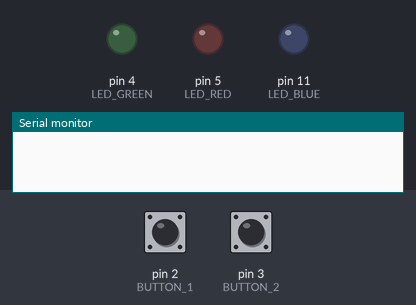
This sketch was run on a simulated Arduino Uno, built with avr-gcc and run on an emulated ATmega328P. On the bench: output pins drawn as LEDs (lit = HIGH), the last lines printed to the serial monitor. The test bench sets the inputs (shaded band); at power-on: pin 2 (BUTTON_1) HIGH, pin 3 (BUTTON_2) HIGH.

Above: at 1.2 s.
1.3 s: pin 2 (BUTTON_1) pulled LOW for 0.15 s
At 2.5 s:
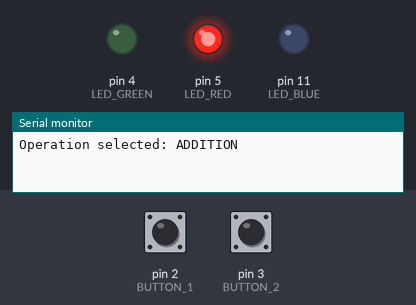
2.9 s: pin 3 (BUTTON_2) pulled LOW for 0.15 s
At 3.6 s:
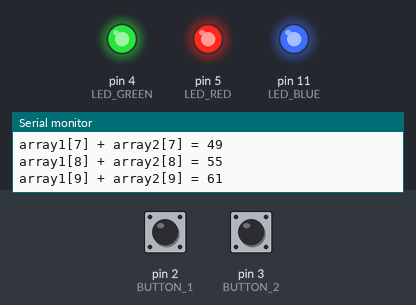
4.6 s: pin 2 (BUTTON_1) pulled LOW for 1 s
At 5.0 s:
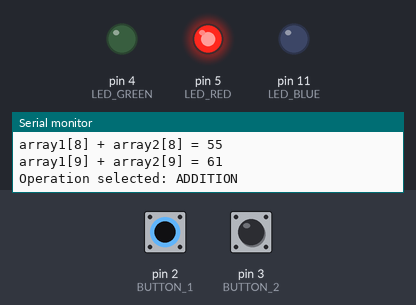
7.1 s: pin 2 (BUTTON_1) pulled LOW for 0.15 s
At 8.1 s:
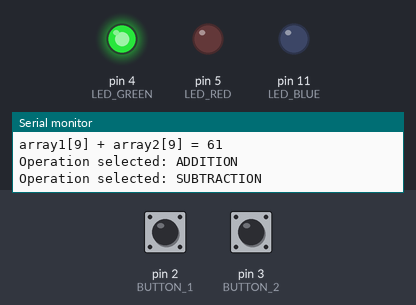
8.7 s: pin 2 (BUTTON_1) pulled LOW for 3.2 s
At 9.4 s:
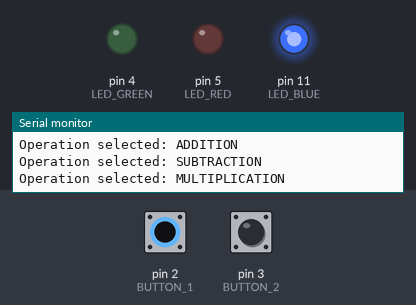
13.4 s: pin 3 (BUTTON_2) pulled LOW for 1 s
At 14.5 s:
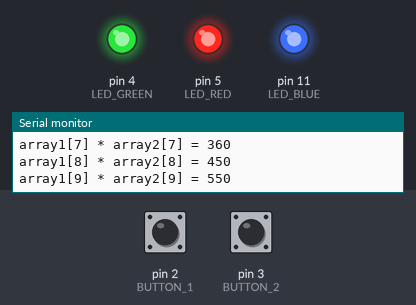
Timing chart, 0 to 16.4 s (numbered marks = the images above; inputs shaded):
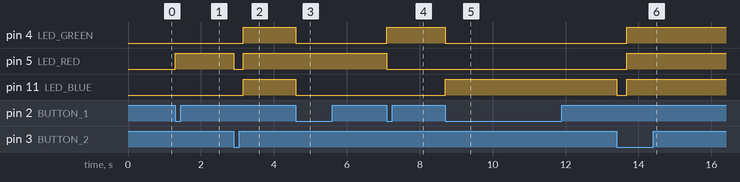

The sketch:

Microprocessors_Lab2_Q3.ino
```cpp
//Documentation: I got stuck with this one so I used Claude to help fix code


#define BUTTON_1 2   // Interrupt pin for operation selection
#define BUTTON_2 3    // interrupt pin for execution
#define LED_RED 5        // Addition
#define LED_GREEN 4     // Subtraction
#define LED_BLUE 11    // multiplication [placeholder for blue LED (none will actually turn on in real life)]

#define DEBOUNCE_DELAY 200 //debounce is 0.2 sec
#define RESET_TIMEOUT 1000 //reset time to 1 sec

#define ARRAY_SIZE 10


int array1[ARRAY_SIZE] = {5, 10, 15, 20, 25, 30, 35, 40, 45, 50}; //set the three arrays
int array2[ARRAY_SIZE] = {2, 3, 4, 5, 6, 7, 8, 9, 10, 11};
int result[ARRAY_SIZE] = {};


volatile int operationCounter = 0; //set counter to zero
volatile bool executeFlag = false; //set flag to off
volatile unsigned long lastSelectPress = 0; //set buttons to unpressed state
volatile unsigned long lastExecutePress = 0;


void selectISR() { // ISR for selection button
  unsigned long currentTime = millis();

  // Debounce check with comparison
  if (currentTime - lastSelectPress > DEBOUNCE_DELAY) {
    operationCounter++;

    // Limit to 3 operations max
    if (operationCounter > 3) {
      operationCounter = 1;
    }

    lastSelectPress = currentTime;
    updateLEDs();
  }
}


void executeISR() { // ISR for execute button
  unsigned long currentTime = millis();

  // Debounce check
  if (currentTime - lastExecutePress > DEBOUNCE_DELAY) {
    if (operationCounter > 0) {
      executeFlag = true;
    }
    lastExecutePress = currentTime;
  }
}

void setup() {

  Serial.begin(9600);

  pinMode(BUTTON_1, INPUT_PULLUP); //buttons are inputs
  pinMode(BUTTON_2, INPUT_PULLUP);

  pinMode(LED_RED, OUTPUT); //LEDs are outputs
  pinMode(LED_GREEN, OUTPUT);
  pinMode(LED_BLUE, OUTPUT); //blue placeholder


  digitalWrite(LED_RED, LOW); // Turn off all LEDs to start out
  digitalWrite(LED_GREEN, LOW);
  digitalWrite(LED_BLUE, LOW);

  attachInterrupt(digitalPinToInterrupt(BUTTON_1), selectISR, FALLING); //set selection interrupt to falling edge
  attachInterrupt(digitalPinToInterrupt(BUTTON_2), executeISR, FALLING); //set execution interrupt to falling edge (button 2)


}

void loop() {
  // Check if counter needs to be reset (timeout)
  if (operationCounter > 0 &&
      (millis() - lastSelectPress > RESET_TIMEOUT)) {
    // Keep the selected operation, don't reset
    // Operation stays selected until execute is pressed
  }

  // Execute operation if flag is set
  if (executeFlag) {
    executeFlag = false;
    performOperation();
  }
}

void updateLEDs() {
  // Turn off all LEDs to start out
  digitalWrite(LED_RED, LOW);
  digitalWrite(LED_GREEN, LOW);
  digitalWrite(LED_BLUE, LOW);

  // Turn on LED based on operation counter
  switch (operationCounter) {
    case 1:  // Addition
      digitalWrite(LED_RED, HIGH);
      Serial.println("Operation selected: ADDITION");
      break;
    case 2:  // Subtraction
      digitalWrite(LED_GREEN, HIGH);
      Serial.println("Operation selected: SUBTRACTION");
      break;
    case 3:  // Multiplication
      digitalWrite(LED_BLUE, HIGH);
      Serial.println("Operation selected: MULTIPLICATION");
      break;
  }
}

void performOperation() { //execute

  // Turn off all LEDs when starting execution
  digitalWrite(LED_RED, LOW);
  digitalWrite(LED_GREEN, LOW);
  digitalWrite(LED_BLUE, LOW);

  // Iterate the operation on all array elements
  for (int i = 0; i < ARRAY_SIZE; i++) {
    switch (operationCounter) {
      case 1:  // Addition
        result[i] = array1[i] + array2[i];
        break;
      case 2:  // Subtraction
        result[i] = array1[i] - array2[i];
        break;
      case 3:  // Multiplication
        result[i] = array1[i] * array2[i];
        break;
    }
  }


  printResults(); // Print results

  // Turn on all LEDs when operation is complete
  digitalWrite(LED_RED, HIGH);
  digitalWrite(LED_GREEN, HIGH);
  digitalWrite(LED_BLUE, HIGH);


  operationCounter = 0;   // reset operation counter
}

void printArrays() { //print the arrays functions
  Serial.println("Array 1:");
  for (int i = 0; i < ARRAY_SIZE; i++) { //first array
    Serial.print(array1[i]);
    Serial.print(" ");
  }
  Serial.println();

  Serial.println("Array 2:");
  for (int i = 0; i < ARRAY_SIZE; i++) { //second array
    Serial.print(array2[i]);
    Serial.print(" ");
  }
  Serial.println("\n");
}

void printResults() { //print function
  String opName;
  switch (operationCounter) {
    case 1: opName = "Addition"; break;
    case 2: opName = "Subtraction"; break;
    case 3: opName = "Multiplication"; break;
  }

  Serial.print("Operation: ");
  Serial.println(opName);
  Serial.println("Results:");

  for (int i = 0; i < ARRAY_SIZE; i++) {
    Serial.print("array1[");
    Serial.print(i);
    Serial.print("] ");

    switch (operationCounter) {
      case 1: Serial.print("+"); break;
      case 2: Serial.print("-"); break;
      case 3: Serial.print("*"); break;
    }

    Serial.print(" array2[");
    Serial.print(i);
    Serial.print("] = ");
    Serial.println(result[i]);
  }
  Serial.println(); //new line  for next time
}
```

C_Workshop_Code_1.c
```cpp
#include <stdio.h>
#include <math.h>

//global variables
struct s_Quadratic
{
    float x1;
    float x2;
};

struct s_Quadratic quadratic(int a, int b, int c)
{
    struct s_Quadratic x;

    float w = pow(b,2)-4*a*c;

    if(w>=0){
        x.x1 = (-b + sqrt(pow(b,2)-4*a*c))/(2*a);
        x.x2 = (-b - sqrt(pow(b,2)-4*a*c))/(2*a);}

    else{
        x.x1 = 0;
        x.x2 = 0;
        printf("Complex Roots \n");
    }

    return x;

}

int main()
{
    struct s_Quadratic y;

    y = quadratic(5, 1, -9);

    printf("Result: %.2f, %.2f", y.x1, y.x2);

    return 0;

}
```

C_Workshop_Code_2.c
```cpp
#include <stdio.h>
#include <math.h>

//global variables
struct s_Quadratic
{
    float x1;
    float x2;
};

struct s_Quadratic quadratic(int a, int b, int c)
{
    struct s_Quadratic x;

    float w = pow(b,2)-4*a*c;

    if(w>=0){
        x.x1 = (-b + sqrt(pow(b,2)-4*a*c))/(2*a);
        x.x2 = (-b - sqrt(pow(b,2)-4*a*c))/(2*a);}

    else{
        x.x1 = 0;
        x.x2 = 0;
        printf("Complex Roots \n");
    }

    return x;

}

int main()
{
    struct s_Quadratic y;

    y = quadratic(5, 1, -9);

    printf("Result: %.2f, %.2f", y.x1, y.x2);

    return 0;

}
```

Measured:
- after the input at 1.3 s, pin 5 (LED_RED): LOW → HIGH at once
- after the input at 2.9 s, pin 4 (LED_GREEN), pin 11 (LED_BLUE): LOW → HIGH after 0.26 s; pin 5 (LED_RED): HIGH → LOW at once, → HIGH 0.26 s later
- after the input at 4.6 s, pin 4 (LED_GREEN), pin 11 (LED_BLUE): HIGH → LOW at once
- after the input at 7.1 s, pin 4 (LED_GREEN): LOW → HIGH at once; pin 5 (LED_RED): HIGH → LOW at once
- after the input at 8.7 s, pin 4 (LED_GREEN): HIGH → LOW at once; pin 11 (LED_BLUE): LOW → HIGH at once
- after the input at 13.4 s, pin 4 (LED_GREEN), pin 5 (LED_RED): LOW → HIGH after 0.27 s; pin 11 (LED_BLUE): HIGH → LOW at once, → HIGH 0.27 s later
